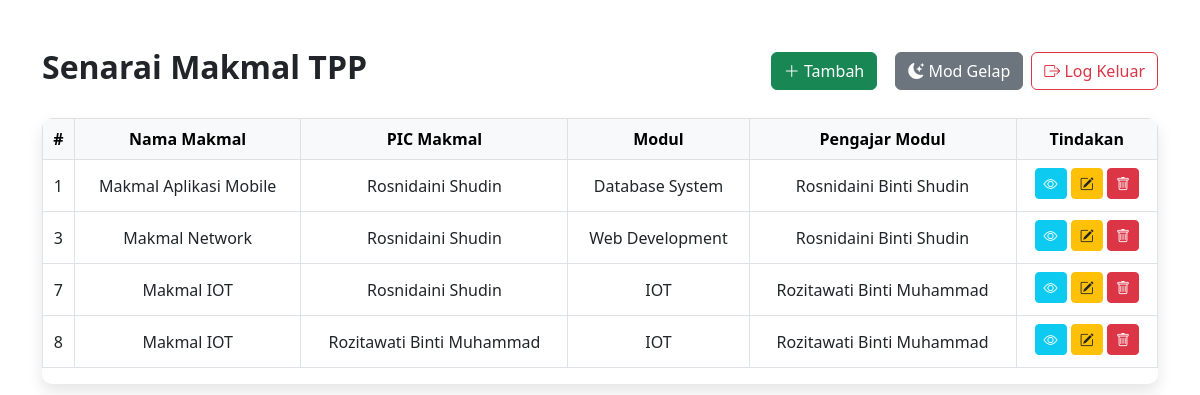
The page / on the database its author committed.
### tables this page shows
CREATE TABLE `rekod_makmal` (
  `id` int NOT NULL,
  `namamakmal` varchar(255) NOT NULL,
  `picmakmal` varchar(255) NOT NULL,
  `modul` varchar(255) NOT NULL,
  `pengajarmodul` varchar(255) NOT NULL
);

### index.php (the view, shortened to what this page needs)
<!DOCTYPE html>
<html lang="ms">
<head>
  <link href="https://cdn.jsdelivr.net/npm/bootstrap@5.3.0/dist/css/bootstrap.min.css" rel="stylesheet">
  <link href="https://cdn.jsdelivr.net/npm/bootstrap-icons@1.10.5/font/bootstrap-icons.css" rel="stylesheet">
</head>
<body>
  <div class="container py-5">
    <div class="d-flex justify-content-between align-items-center mb-4">
      <h1 class="header-title">Senarai Makmal TPP</h1>
      <div class="d-flex flex-wrap gap-2">
        <a href="create.php" class="btn btn-success"><i class="bi bi-plus-lg"></i> Tambah</a>
        <button id="darkToggle" class="btn btn-secondary dark-toggle"><i class="bi bi-moon-stars-fill"></i> Mod Gelap</button>
        <a href="logout.php" class="btn btn-outline-danger"><i class="bi bi-box-arrow-right"></i> Log Keluar</a>
      </div>
    </div>
    <div class="table-responsive shadow-table">
      <table class="table table-bordered table-hover align-middle">
        <thead class="table-light">
          <tr>
            <th>#</th>
            <th>Nama Makmal</th>
            <th>PIC Makmal</th>
            <th>Modul</th>
            <th>Pengajar Modul</th>
            <th>Tindakan</th>
          </tr>
        </thead>
        <tbody>
          <?php
          include('connect.php');
          $sql = "SELECT * FROM rekod_makmal";
          $result = mysqli_query($conn, $sql);
          if ($result && mysqli_num_rows($result) > 0):
            while ($data = mysqli_fetch_assoc($result)):
          ?>
            <tr>
              <td><?= htmlspecialchars($data['id']) ?></td>
              <td><?= htmlspecialchars($data['namamakmal']) ?></td>
              <td><?= htmlspecialchars($data['picmakmal']) ?></td>
              <td><?= htmlspecialchars($data['modul']) ?></td>
              <td><?= htmlspecialchars($data['pengajarmodul']) ?></td>
              <td>
                <a href="view.php?id=<?= $data['id'] ?>" class="btn btn-sm btn-info text-white mb-1"><i class="bi bi-eye"></i></a>
                <a href="edit.php?id=<?= $data['id'] ?>" class="btn btn-sm btn-warning text-dark mb-1"><i class="bi bi-pencil-square"></i></a>
                <a href="delete.php?id=<?= $data['id'] ?>" class="btn btn-sm btn-danger mb-1" onclick="return confirm('Buang rekod ini?')"><i class="bi bi-trash"></i></a>
              </td>
            </tr>
          <?php
            endwhile;
          else:
          ?>
            <tr>
              <td colspan="6" class="text-center">Tiada rekod makmal dijumpai.</td>
            </tr>
          <?php endif; ?>
        </tbody>
      </table>
    </div>
  </div>
</body>
</html>

### index.php (style rules this page uses)
.table-bordered th, .table-bordered td { vertical-align: middle; text-align: center; }
.header-title { font-weight: 600; font-size: 2rem; }
.dark-toggle { margin-left: 10px; }
.shadow-table { box-shadow: 0 0.5rem 1rem rgba(0,0,0,0.1); border-radius: 10px; overflow: hidden; }

### rows shown on the page
rekod_makmal: id "1", namamakmal "Makmal Aplikasi Mobile", picmakmal "Rosnidaini Shudin", modul "Database System", pengajarmodul "Rosnidaini Binti Shudin"
rekod_makmal: id "3", namamakmal "Makmal Network", picmakmal "Rosnidaini Shudin", modul "Web Development", pengajarmodul "Rosnidaini Binti Shudin"
rekod_makmal: id "7", namamakmal "Makmal IOT", picmakmal "Rosnidaini Shudin", modul "IOT", pengajarmodul "Rozitawati Binti Muhammad"
rekod_makmal: id "8", namamakmal "Makmal IOT", picmakmal "Rozitawati Binti Muhammad", modul "IOT", pengajarmodul "Rozitawati Binti Muhammad"
